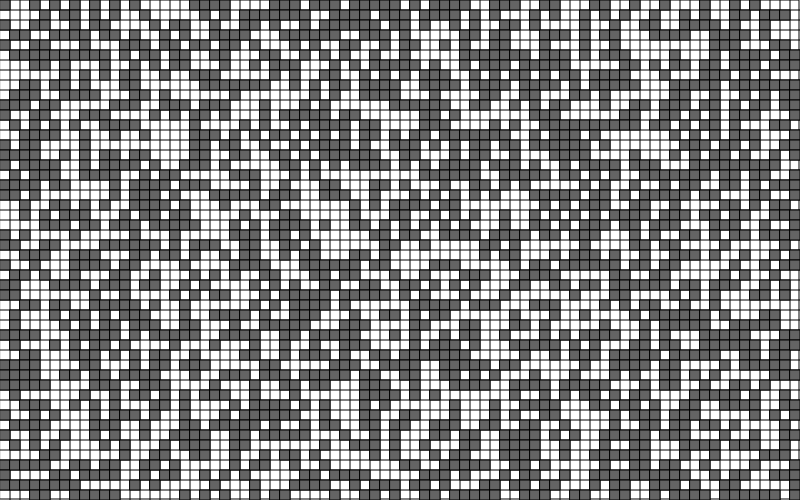
Frame 1 (no input)
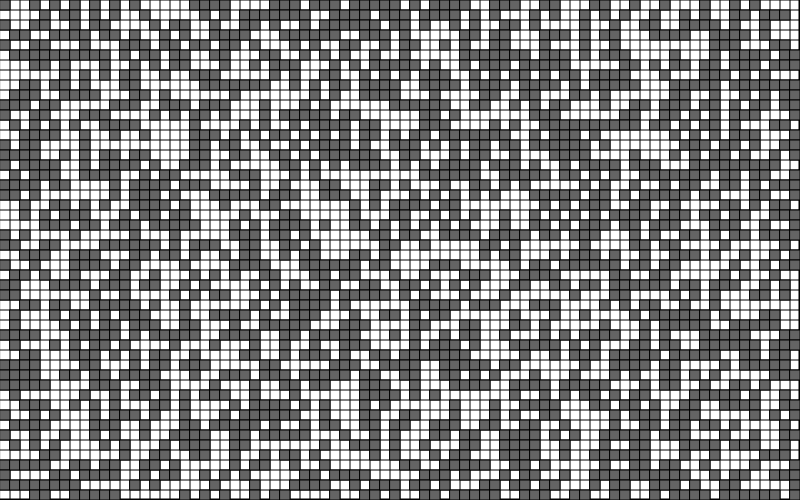
Frame 60 (no input)
Frame 120 (the mouse pressed at the canvas centre since frame 60): identical to frame 60, image omitted

The p5.js sketch that drew these frames (run headless with seeded random() and noise() and a simulated clock; from frame 60 on, the mouse is pressed at the canvas centre):

// p5.js sketch
// ── sketch.js
var __extends = (this && this.__extends) || (function () {
    var extendStatics = Object.setPrototypeOf ||
        ({ __proto__: [] } instanceof Array && function (d, b) { d.__proto__ = b; }) ||
        function (d, b) { for (var p in b) if (b.hasOwnProperty(p)) d[p] = b[p]; };
    return function (d, b) {
        extendStatics(d, b);
        function __() { this.constructor = d; }
        d.prototype = b === null ? Object.create(b) : (__.prototype = b.prototype, new __());
    };
})();
var world;
var num = function (from, to) {
    var ar = [];
    while (from < to)
        ar.push(from++);
    return ar;
};
function setup() {
    createCanvas(800, 500);
    world = new GameWithWrapAround(80, 50);
    background(255);
}
var PAUSE = true;
function draw() {
    if (!PAUSE) {
        world.step();
    }
    world.display();
}
function keyPressed() {
    if (keyCode === 32) {
        PAUSE = !PAUSE;
    }
    else if (keyCode === 17) {
        world.step();
    }
}
function mouseClicked() {
    world.click(mouseX, mouseY);
    return false;
}
var Grid = (function () {
    function Grid(columns, rows) {
        this.columns = columns;
        this.rows = rows;
    }
    Grid.prototype.columnSize = function () {
        return width / this.columns;
    };
    Grid.prototype.rowSize = function () {
        return height / this.rows;
    };
    Grid.prototype.display = function () {
        var columnSize = this.columnSize();
        var rowSize = this.rowSize();
        rect(0, 0, width - 1, height - 1);
        num(1, this.rows).forEach(function (row) {
            line(0, row * rowSize, width, row * rowSize);
        });
        num(1, this.columns).forEach(function (column) {
            line(column * columnSize, 0, column * columnSize, height);
        });
    };
    return Grid;
}());
var GameOfLife = (function (_super) {
    __extends(GameOfLife, _super);
    function GameOfLife(columns, rows) {
        var _this = _super.call(this, columns, rows) || this;
        _this.cellWidth = _super.prototype.columnSize.call(_this);
        _this.cellHeight = _super.prototype.rowSize.call(_this);
        _this.cells = num(0, columns).map(function (e) { return num(0, rows).map(function (isAlive) { return random() > 0.5; }); });
        return _this;
    }
    GameOfLife.prototype.flipCell = function (x, y) {
        if (this.isInBounds(x, y)) {
            this.cells[x][y] = !this.cells[x][y];
        }
    };
    GameOfLife.prototype.click = function (mouseX, mouseY) {
        this.flipCell(Math.floor(mouseX / this.cellWidth), Math.floor(mouseY / this.cellHeight));
    };
    GameOfLife.prototype.isCellAlive = function (x, y) {
        return this.isInBounds(x, y) ? (this.cells[x][y] ? 1 : 0) : 0;
    };
    GameOfLife.prototype.isInBounds = function (x, y) {
        return x > -1 && x < this.cells.length && y > -1 && y < this.cells[0].length;
    };
    GameOfLife.prototype.aliveNeighborCount = function (x, y) {
        return this.isCellAlive(x - 1, y - 1) + this.isCellAlive(x, y - 1) + this.isCellAlive(x + 1, y - 1) +
            this.isCellAlive(x - 1, y) + this.isCellAlive(x + 1, y) +
            this.isCellAlive(x - 1, y + 1) + this.isCellAlive(x, y + 1) + this.isCellAlive(x + 1, y + 1);
    };
    GameOfLife.prototype.step = function () {
        var _this = this;
        var nextState = this.cells.map(function (row, x) { return row.map(function (isAlive, y) {
            var numberOfNeighbors = _this.aliveNeighborCount(x, y);
            if (numberOfNeighbors < 2) {
                isAlive = false;
            }
            else if (numberOfNeighbors === 3) {
                isAlive = true;
            }
            else if (numberOfNeighbors > 3) {
                isAlive = false;
            }
            return isAlive;
        }); });
        this.cells = nextState;
    };
    GameOfLife.prototype.display = function () {
        var _this = this;
        _super.prototype.display.call(this);
        fill(100);
        this.cells.forEach(function (row, w) { return row.forEach(function (isAlive, h) {
            if (isAlive) {
                rect(w * _this.cellWidth, h * _this.cellHeight, _this.cellWidth, _this.cellHeight);
            }
        }); });
        fill(255);
    };
    return GameOfLife;
}(Grid));
var GameWithWrapAround = (function (_super) {
    __extends(GameWithWrapAround, _super);
    function GameWithWrapAround(columns, rows) {
        var _this = _super.call(this, columns, rows) || this;
        _this.columns = columns;
        _this.rows = rows;
        return _this;
    }
    GameWithWrapAround.prototype.isCellAlive = function (x, y) {
        if (x < 0) {
            x = this.columns - 1;
        }
        else if (x >= this.columns) {
            x = 0;
        }
        if (y < 0) {
            y = this.rows - 1;
        }
        else if (y >= this.rows) {
            y = 0;
        }
        return _super.prototype.isCellAlive.call(this, x, y);
    };
    return GameWithWrapAround;
}(GameOfLife));
//# sourceMappingURL=sketch.js.map
